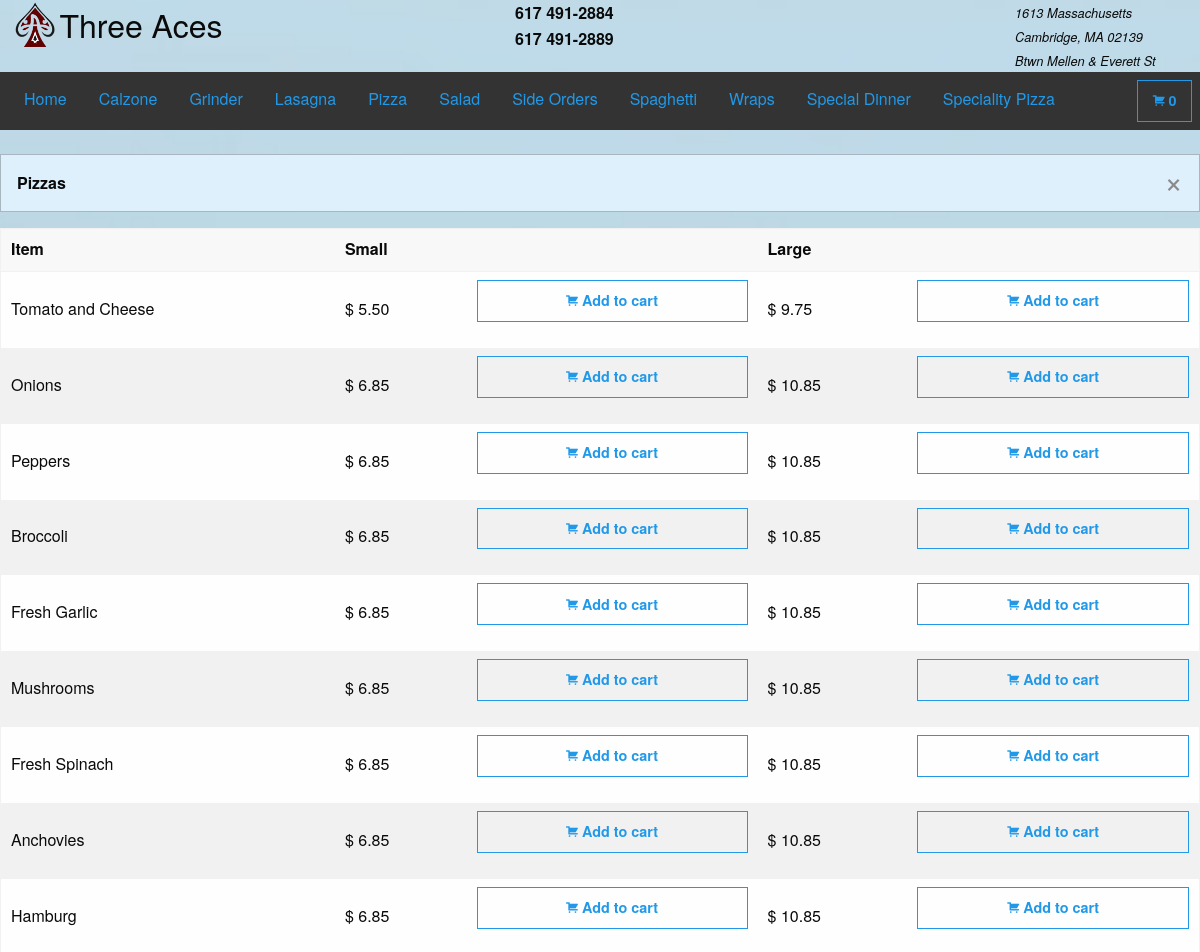
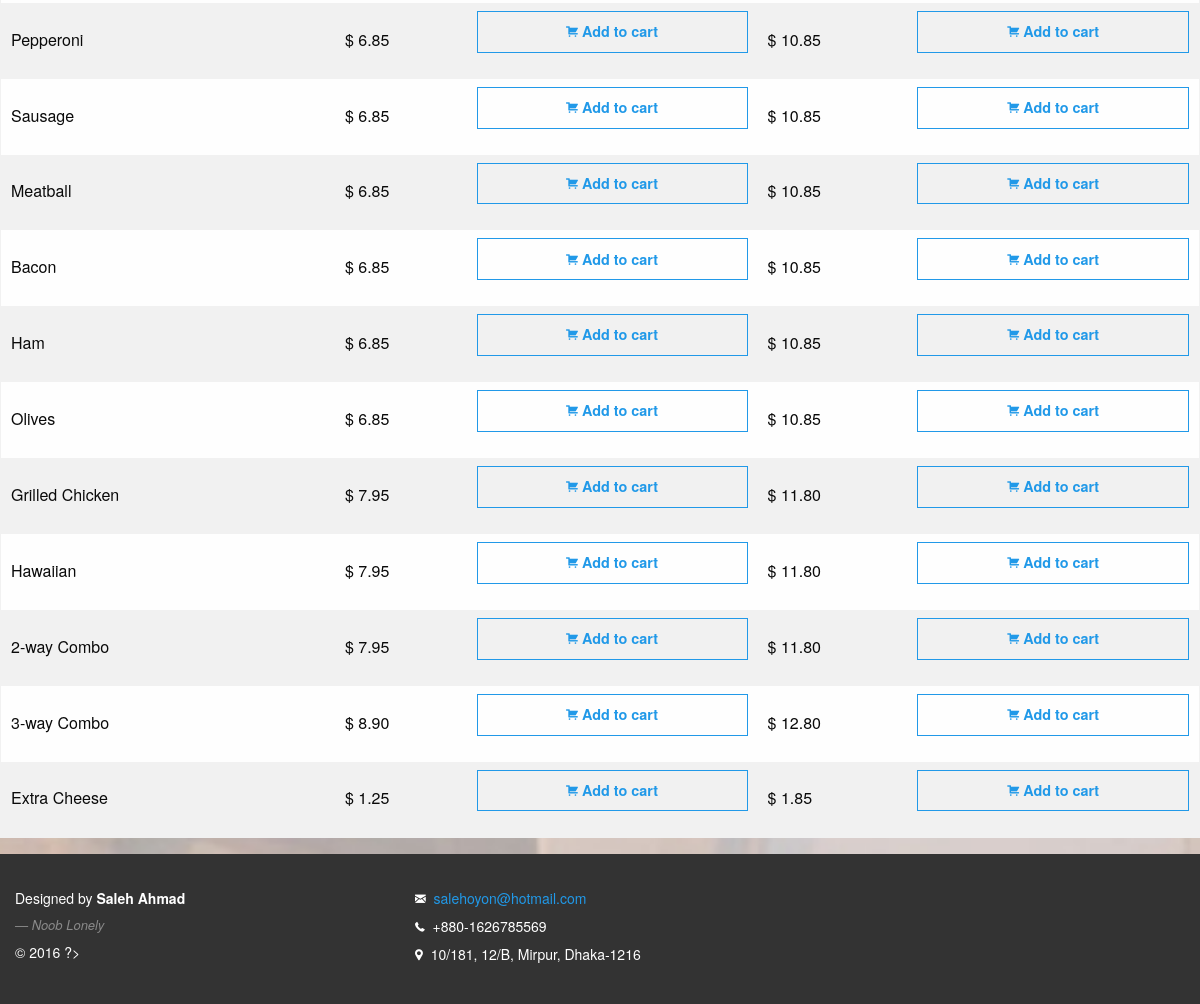
Page /pizza.php on the committed database (2 pictures, top to bottom).
### tables this page shows
CREATE TABLE `pizza` (
  `pizza_id` bigint(20) NOT NULL COMMENT 'Pizza ID',
  `pizza_name` text NOT NULL COMMENT 'Pizza Name',
  `pizza_small_price` decimal(10,2) NOT NULL COMMENT 'Small Pizza Price',
  `pizza_large_price` decimal(10,2) NOT NULL COMMENT 'Large Pizza Price'
);

### model/db.php (called while the page is built, shortened)
<?php
function pizza()
{
    $conn        = db_conn();
    $selectQuery = 'SELECT * FROM `pizza`';
    try{
        $stmt = $conn->query($selectQuery);
    }catch(PDOException $e){
        handle_sql_errors($selectQuery, $e->getMessage());
    }
    $row = $stmt->fetchAll(PDO::FETCH_ASSOC);
    return $row;
}

### controller/dataCollector.php (called while the page is built, shortened)
<?php
require_once 'model/db.php';
function getPizza()
{
    $row = pizza();
    return $row;
}

### pizza.php (the view, shortened to what this page needs)
<?php
require_once 'controller/dataCollector.php';
$row = getPizza();
?>
<!doctype html>
<html class="no-js" lang="en">
    <head>
        <?php require_once 'includes/head.php';?>
    </head>
    <body>
        <div class="cover-image"></div>
        <div id="wrap">
            <main>
                <header>
                    <?php include_once 'includes/upperHeader.php';?>
                    <nav id="fixed-top-nav-sec">
                        <?php require_once 'includes/navbar.php'; ?>
                    </nav>
                </header>
                <br/>
                <section>
                    <div class="row">
                        <?php if(!count($row)): ?>
                            <h3>No Data Found.</h3>
                        <?php else: ?>
                        <div class="panel callout primary" data-closable>
                            <strong>Pizzas</strong>
                            <button class="close-button" aria-label="Dismiss alert" type="button" data-close>
                                <span aria-hidden="true">&times;</span>
                            </button>
                        </div>
                        <table style="width: 100%">
                            <thead>
                            <tr>
                                <th>Item</th>
                                <th>Small</th>
                                <th></th>
                                <th>Large</th>
                                <th></th>
                            </tr>
                            </thead>
                            <tbody>
                            <?php foreach($row as $r): ?>
                                <tr data-id ="<?= htmlentities(stripcslashes($r['pizza_id']), ENT_QUOTES, 'UTF-8'); ?>" data-type="Pizza">
                                    <td><?= htmlentities(stripcslashes($r['pizza_name']), ENT_QUOTES, 'UTF-8'); ?></td>
                                    <td> $ <?= htmlentities(stripcslashes($r['pizza_small_price']), ENT_QUOTES, 'UTF-8'); ?></td>
                                    <td>
                                        <button type="button" class="button hollow primary expanded item-small">
                                            <i class="fi-shopping-cart"></i>
                                            <strong>Add to cart</strong>
                                        </button>
                                    </td>
                                    <td> $ <?= htmlentities(stripcslashes($r['pizza_large_price']), ENT_QUOTES, 'UTF-8'); ?></td>
                                    <td>
                                        <button type="button" class="button hollow primary expanded item-large">
                                            <i class="fi-shopping-cart"></i>
                                            <strong>Add to cart</strong>
                                        </button>
                                    </td>
                                </tr>
                            <?php endforeach; ?>
                            </tbody>
                        </table>
                        <?php endif; ?>
                    </div>
                </section>
            </main>
        </div>
        <footer>
            <?php include_once 'includes/footer.php';?>
        </footer>
    </body>
</html>

### css/main.css (style rules this page uses)
html { color: #222; font-size: 1em; line-height: 1.4; }
.cover-image { position: fixed; top: 0; left: 0; right: 0; z-index: -1; top:0; background: url("../img/back-image.jpg") bottom no-repeat fixed; background-size: cover; height: 100%; }
#wrap { min-height: 100%; }
main { overflow:auto; padding-bottom: 150px; }
footer { background: #333; color:#fff; position: relative; margin-top: -150px; clear:both; padding: 30px 0; height: 150px; font-size: 14px; line-height: 2 }
body { scrollbar-face-color: #def0fc; scrollbar-shadow-color: #99B0BD; scrollbar-arrow-color: #686F73; scrollbar-track-color: #EFF0F5; }

### rows in the picture
pizza: pizza_name "Tomato and Cheese", pizza_small_price "5.50", pizza_large_price "9.75"
pizza: pizza_name "Onions", pizza_small_price "6.85", pizza_large_price "10.85"
pizza: pizza_name "Peppers", pizza_small_price "6.85", pizza_large_price "10.85"
pizza: pizza_name "Broccoli", pizza_small_price "6.85", pizza_large_price "10.85"
pizza: pizza_name "Fresh Garlic", pizza_small_price "6.85", pizza_large_price "10.85"
pizza: pizza_name "Mushrooms", pizza_small_price "6.85", pizza_large_price "10.85"
pizza: pizza_name "Fresh Spinach", pizza_small_price "6.85", pizza_large_price "10.85"
pizza: pizza_name "Anchovies", pizza_small_price "6.85", pizza_large_price "10.85"
pizza: pizza_name "Hamburg", pizza_small_price "6.85", pizza_large_price "10.85"
pizza: pizza_name "Pepperoni", pizza_small_price "6.85", pizza_large_price "10.85"
pizza: pizza_name "Sausage", pizza_small_price "6.85", pizza_large_price "10.85"
pizza: pizza_name "Meatball", pizza_small_price "6.85", pizza_large_price "10.85"
pizza: pizza_name "Bacon", pizza_small_price "6.85", pizza_large_price "10.85"
pizza: pizza_name "Ham", pizza_small_price "6.85", pizza_large_price "10.85"
pizza: pizza_name "Olives", pizza_small_price "6.85", pizza_large_price "10.85"
pizza: pizza_name "Grilled Chicken", pizza_small_price "7.95", pizza_large_price "11.80"
pizza: pizza_name "Hawaiian", pizza_small_price "7.95", pizza_large_price "11.80"
pizza: pizza_name "2-way Combo", pizza_small_price "7.95", pizza_large_price "11.80"
pizza: pizza_name "3-way Combo", pizza_small_price "8.90", pizza_large_price "12.80"
pizza: pizza_name "Extra Cheese", pizza_small_price "1.25", pizza_large_price "1.85"
